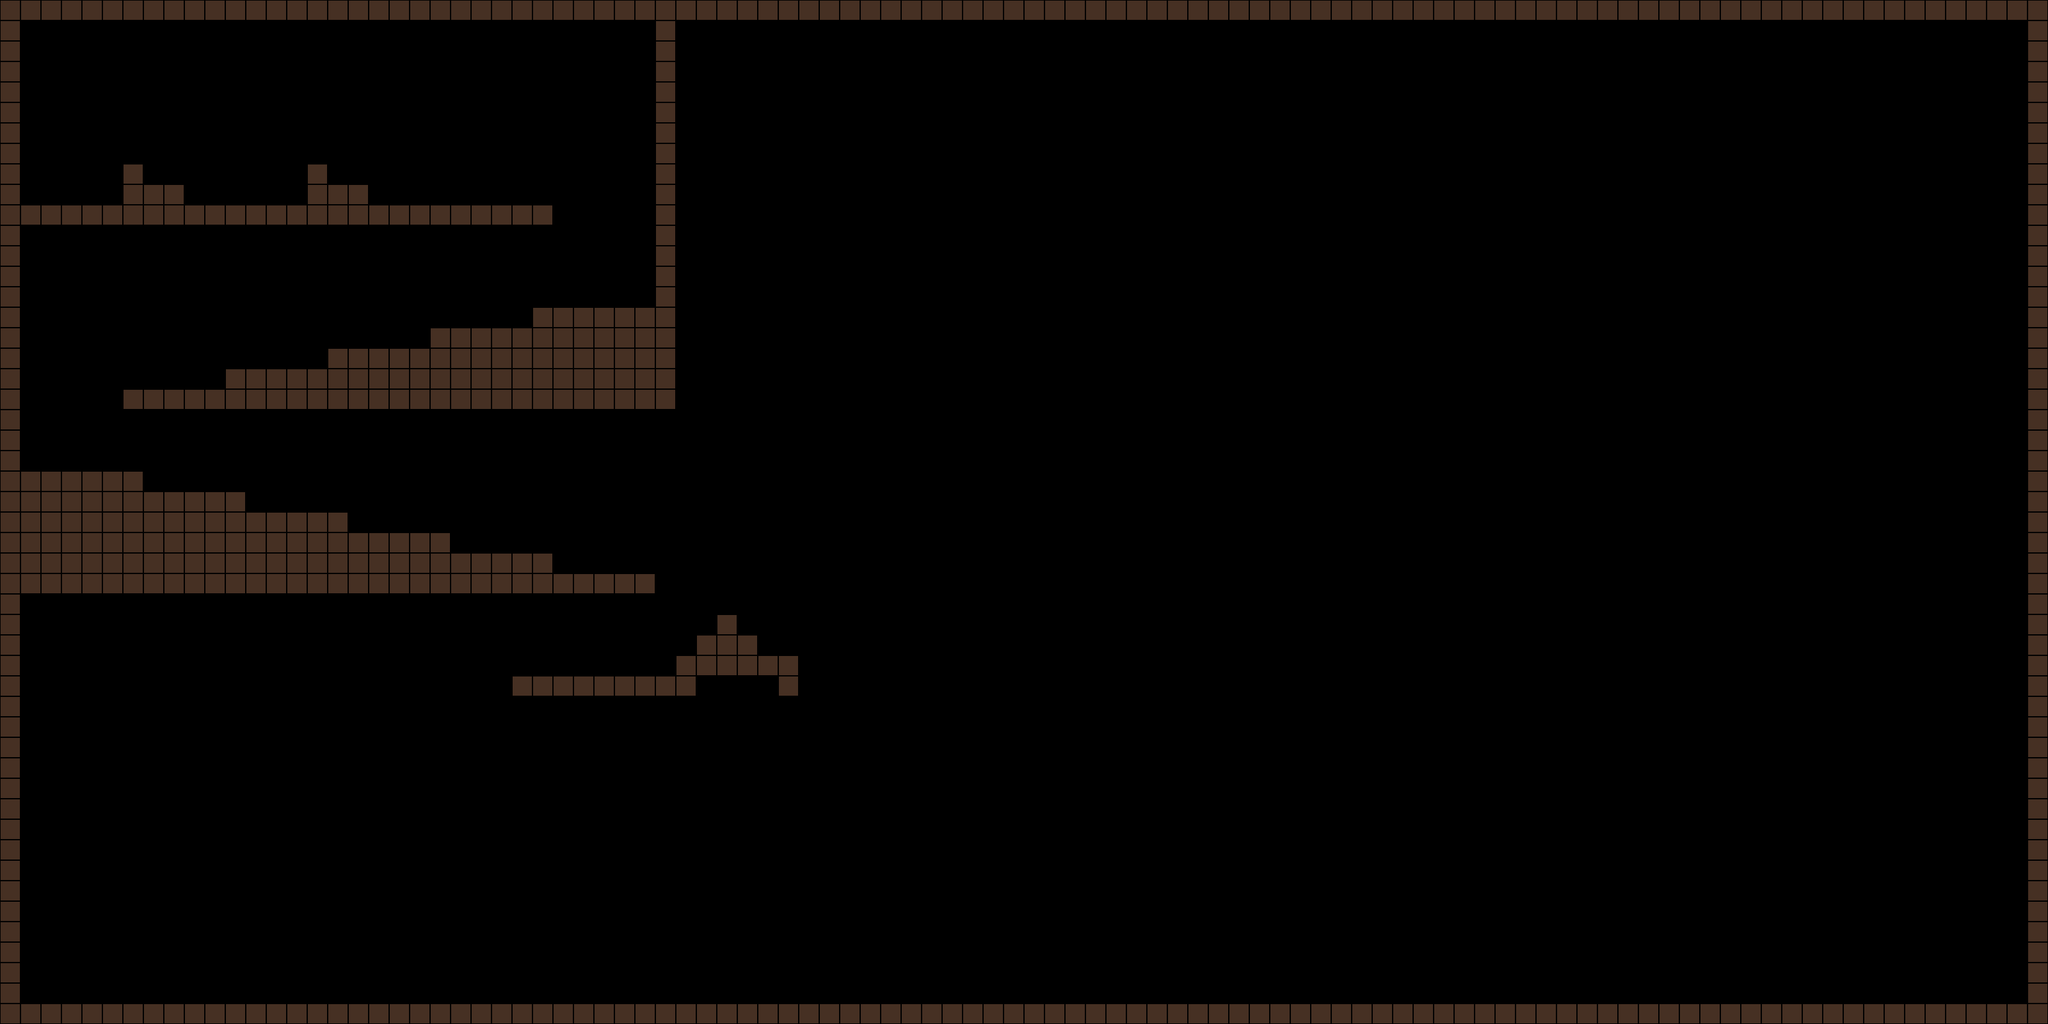

The image is a tile-based game level rendered from a .tmx file. Its description and source (layers, tilesets, objects; grid data summarised) follow:
An orthogonal 100x50 tile map with 32x32 px tiles, 1 tile layer (ground) and 5 objects (3x Granny, Player, Teenager).

<map version="1.0" orientation="orthogonal" width="100" height="50" tilewidth="32" tileheight="32">
 <tileset firstgid="1" name="tiles" tilewidth="32" tileheight="32">
  <properties>
   <property name="src" value="assets/gfx/tiles.png" />
  </properties>
  <image source="../gfx/tiles.png" width="320" height="320" />
 </tileset>
 <layer name="ground" width="100" height="50">
  <data>[5000 cells, 560 non-empty, 1 distinct tile ids]</data>
 </layer>
 <objectgroup name="entities" width="100" height="50">
  <object name="Player" type="Player" x="49" y="307" />
  <object name="Teenager" type="Teenager" x="432" y="303" />
  <object name="Granny" type="Granny" x="725" y="302" />
  <object name="Granny" type="Granny" x="783" y="303" />
  <object name="Granny" type="Granny" x="847" y="304" />
 </objectgroup>
</map>